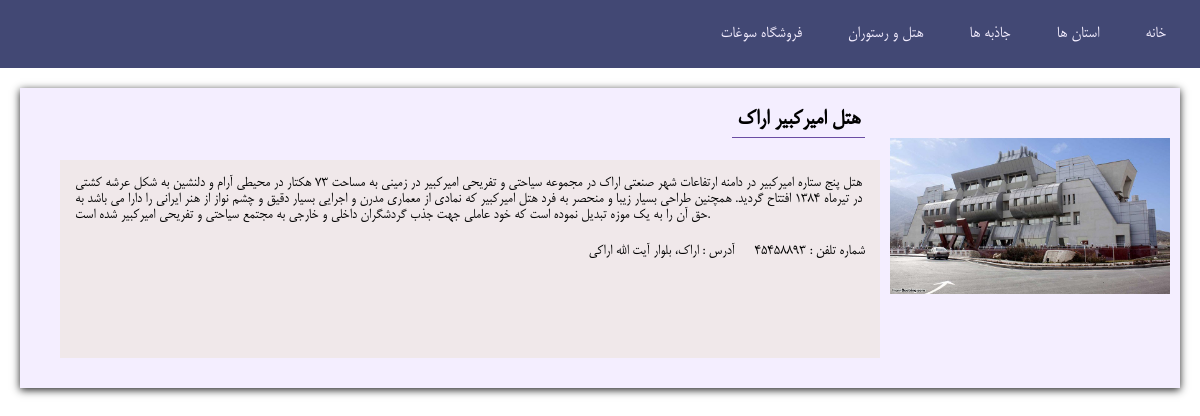
Page /hotelrestaurant on the committed database.
### irantourism/models.py (models this page shows, shortened)
class HotelAndRestaurants(models.Model):
    HOTEL_OR_RESTAURANT = [
        ('HOTEL', 'Hotel'),
        ('RESTAURANT', 'Restaurant')
    ]
    type_of_building = models.CharField(max_length=20,
                                        choices=HOTEL_OR_RESTAURANT, default='HOTEL')
    name = models.CharField(max_length=100, null=False)
    adress = models.CharField(max_length=250, null=False)
    description = models.TextField()
    phone_num = models.CharField(max_length=11)
    image = models.ImageField()
    city = models.ForeignKey(City, on_delete=models.CASCADE)

### irantourism/views.py (the view)
# urls.py: path('hotelrestaurant', views.show_hotel_restaurants),
def show_hotel_restaurants(request):
    hotel_and_restaurants = HotelAndRestaurants.objects.all()
    return render(request, 'irantourism/hotel_restaurant.html', {
        'hotel_and_restaurants': hotel_and_restaurants,
        'title': 'hotel_and_restaurants'
    })

### irantourism/templates/irantourism/hotel_restaurant.html (shortened to what this page needs)
{% extends "base.html" %}
{% load static %}
{% block css_files %}
    <link rel='stylesheet' href="{% static 'irantourism/detail.css'%}">
{% endblock css_files %}
{% block page_body %}
    <div>
        {% include "irantourism/includes/header.html" with st=states %}
    </div>
    <div>
        {% for item in hotel_and_restaurants %}
        <div class="list-item">
            <div class="item-pic">
                <img src="{{item.image.url}}"></img>
            </div>
            <div class="item-title">
                <h2>{{item.name}}</h2>
            </div>
            <div class="item-detail">
                <p>{{ item.description }}</p>
                <p>{{ item.phone_num }} : شماره تلفن</p>
                <p>  آدرس : {{ item.adress }} </p>
            </div>
        </div>
        {% endfor %}
    </div>
{% endblock page_body %}

### irantourism/static/irantourism/detail.css (style rules this page uses)
.list-item { display: grid; height: 300px; grid-template-areas: 'title title title pic' 'detail detail detail pic' 'detail detail detail pic'; background-color: #F4EEFF; margin: 20px; box-shadow: 0 2px 8px #1f2020; }
.item-pic > img { width: 300px; padding: 10px; float: right; margin-top: 40px; }
.item-pic { grid-area: pic; }
.item-title { grid-area: title; height: 20px; padding: 5px; margin: 5px; }
.item-title > h2 { float: right; padding: 5px; margin: 5px; border-bottom: 1px solid #6b4da3; }
.item-detail { background-color: rgba(233, 223, 203, 0.4); padding: 5px; margin-left: 40px; margin-bottom: 30px; grid-area: detail; }
.item-detail > p { float: right; padding: 5px; margin: 5px; }

### irantourism/static/irantourism/header.css (style rules this page uses)
* { margin: 0; padding: 0; box-sizing: border-box; }
body { font-family: "Mitra"; }

### rows in the picture
HotelAndRestaurants: image (picture), name "هتل امیرکبیر اراک", description "هتل پنج ستاره امیرکبیر در دامنه ارتفاعات شهر صنعتی اراک در مجموعه سیاحتی و تفریحی امیرکبیر در زمینی به مساحت ۷۳ هکتار در محیطی آرام و دلنشین به شکل عرشه کشتی در تیرماه ۱۳۸۴ افتتاح گردید. همچنین طراحی بسیار زیبا و منحصر به فرد هتل امیرکبیر که نمادی از معماری مدرن و اجرایی بسیار دقیق و چشم نواز از هنر ایرانی را دارا می باشد به حق آن را به یک موزه تبدیل نموده است که خود عاملی جهت جذب گردشگران داخلی و خارجی به مجتمع سیاحتی و تفریحی امیرکبیر شده است.", phone_num "45458893", adress "اراک، بلوار آیت الله اراکی"
